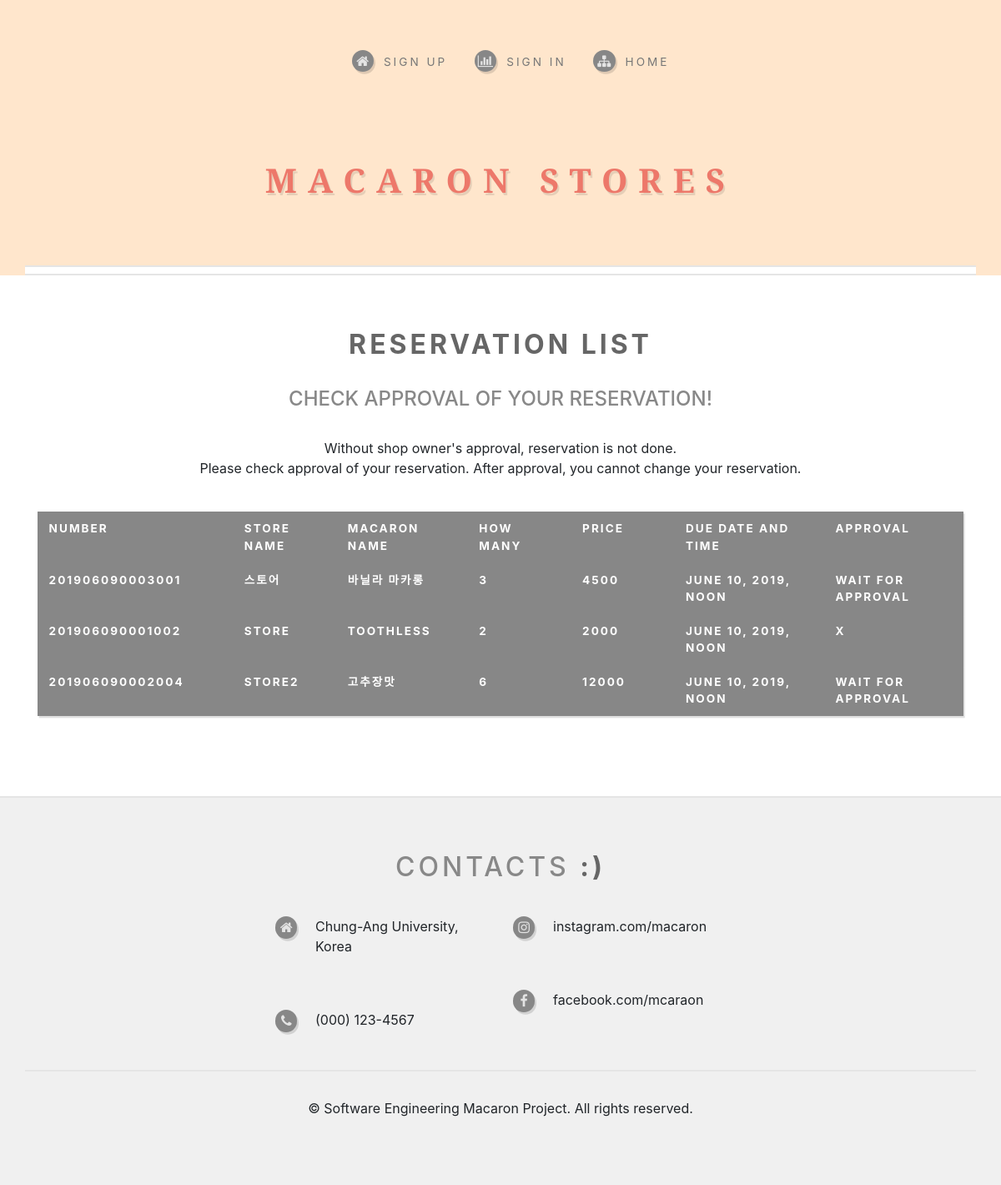
The app's page /reservation/Reser_custom/2 with its own data.
### reservation/models.py (models this page shows)
class Reservation(models.Model):
    reser_num = models.BigIntegerField(primary_key=True, default=0)
    customer = models.ForeignKey(User, on_delete=models.CASCADE)
    shop_name = models.ForeignKey(Store, on_delete=models.CASCADE, default=0 )
    choice_macaron = models.CharField(max_length=10, default='')
    quantity = models.IntegerField(default = 0)
    amount = models.PositiveIntegerField(default = 0) #결제금액
    reser_request_time = models.DateTimeField(auto_now_add = True) #예약 요청 한 시각
    reser_time = models.DateTimeField() #예약 날짜//픽업날짜
    approve = models.IntegerField(default = 0)

### store/models.py (models this page shows, shortened)
class Store(models.Model):
    objects=models.Manager()
    name=models.CharField(max_length=20)
    num=models.CharField(max_length=20)
    content = models.TextField()
    store_pic = models.ImageField(blank=False, upload_to="images/%Y/%m/%d")
    owner=models.ForeignKey(User,editable=False,on_delete=models.CASCADE,default='1')
    def __str__(self):
        return self.name

### reservation/views.py (the view)
# urls.py: path('Reser_custom/<int:pk>', reservation.views.Reser_custom, name ='Reser_custom'),
def Reser_custom(request,pk):
    customer = get_object_or_404(User, pk=pk)
    reservation_list = customer.reservation_set.all()
    return render(request, 'cart.html', {'reservation_list': reservation_list, 'customer': customer})

### reservation/templates/cart.html (shortened to what this page needs)
{% extends 'base.html' %}
{% load staticfiles %}
    {% block content %}
    <section id="features">
        <div class="container">
            <header>
                <h2><strong>Reservation list</strong></h2>
            </header>
            <br>
            <div class="row aln-center">
                    <div class="col-12">
            <header>
                <h4>check approval of your reservation!</h4>
            </header>
            <br>
                <p>Without shop owner's approval, reservation is not done.
                        <br>Please check approval of your reservation. After approval, you cannot change your reservation.</p>
                        <br>
        <table border="1" summary="">
            <colgroup>
                <col style="width:100px;">
                <col style="width:100px;">
                <col style="width:100px;">
                <col style="width:100px;">
                <col style="width:100px;">
                <col style="width:145px;">
                <col style="width:135px;">
            </colgroup>
            {% if reservation_list %}
            <thead><tr>
            <th scope="col">number</th>
            <th scope="col">store name</th>
            <th scope="col">macaron name</th>
            <th scope="col">how many</th>
            <th scope="col">price</th>
            <th scope="col">due date and time</th>
            <th scope="col">approval</th>
            </tr></thead>
            <tbody class="center ">
            {% for reservation in reservation_list%}
                <thead><tr>
                <th scope="col">{{reservation.reser_num}}</th>
                <th scope="col">{{reservation.shop_name}}</th>
                <th scope="col">{{reservation.choice_macaron}}</th>
                <th scope="col">{{reservation.quantity}}</th>
                <th scope="col">{{reservation.amount}}</th>
                <th scope="col">{{reservation.reser_time}}</th>
                <th scope="col">
                        {% if reservation.approve == 0 %}
                        wait for approval
                        {% else %}
                            {% if reservation.approve == 1 %}
                            O
                            {% else %}
                            X
                            {%endif%}
                        {%endif%}</th>
                </tr></thead>
            {%endfor%}
            {% else %}
            <p class="message displaynone">There is no reservation.</p>
            {% endif %}
            </tbody>
        </table>
        </div>
        </div>
</div>
</div>
{% endblock %}

### store/static/assets/css/main.css (style rules this page uses)
html, body, div, span, applet, object, iframe, h1, h2, h3, h4, h5, h6, p, blockquote, pre, a, abbr, acronym, address, big, cite, code, del, dfn, em, img, ins, kbd, q, s, samp, small, strike, strong, sub, sup, tt, var, b, u, i, center, dl, dt, dd, ol, ul, li, fieldset, form, label, legend, table, caption, tbody, tfoot, thead, tr, th, td, article, aside, canvas, details, embed, figure, figcaption, footer, header, hgroup, menu, nav, output, ruby, section, summary, time, mark, audio, video { margin: 0; padding: 0; border: 0; font-size: 100%; font: inherit; vertical-align: baseline; }
article, aside, details, figcaption, figure, footer, header, hgroup, menu, nav, section { display: block; }
body { line-height: 1; }
table { border-collapse: collapse; border-spacing: 0; }
body { -webkit-text-size-adjust: none; }
*, *:before, *:after { box-sizing: inherit; }
body { background: #f0f0f0; }
body.is-preload *, body.is-preload *:before, body.is-preload *:after { -moz-animation: none !important; -webkit-animation: none !important; -ms-animation: none !important; animation: none !important; -moz-transition: none !important; -webkit-transition: none !important; -ms-transition: none !important; transition: none !important; }
body, input, textarea, select { font-family: 'Source Sans Pro'; font-weight: 300; color: #777; line-height: 1.65em; font-size: 15pt; }
h1, h2, h3, h4, h5, h6 { font-weight: 600; text-transform: uppercase; color: #888; }
h2 { font-size: 1.65em; font-weight: 400; letter-spacing: 4px; margin: 0 0 1.5em 0; line-height: 1.75em; }
strong, b { font-weight: 600; color: #666; }
p { text-align: justify; margin-bottom: 2em; }
ul, ol, dl, table, blockquote { margin-bottom: 2em; }
.container { margin: 0 auto; max-width: 100%; width: 70em; }
@media screen and (max-width: 1680px) { .container { width: 68em; } }
@media screen and (max-width: 1280px) { .container { width: calc(100% - 80px); } }
.row { display: flex; flex-wrap: wrap; box-sizing: border-box; align-items: stretch; }
.row > * { box-sizing: border-box; }
.row.aln-center { justify-content: center; }
.row > .col-12 { width: 100%; }
.row { margin-top: -50px; margin-left: -50px; }
.row > * { padding: 50px 0 0 50px; }
@media screen and (max-width: 1680px) { .row { display: flex; flex-wrap: wrap; box-sizing: border-box; align-items: stretch; } }
@media screen and (max-width: 1680px) { .row > * { box-sizing: border-box; } }
@media screen and (max-width: 1680px) { .row.aln-center { justify-content: center; } }
@media screen and (max-width: 1680px) { .row { margin-top: -50px; margin-left: -50px; } }
@media screen and (max-width: 1680px) { .row > * { padding: 50px 0 0 50px; } }
@media screen and (max-width: 1280px) { .row { display: flex; flex-wrap: wrap; box-sizing: border-box; align-items: stretch; } }
@media screen and (max-width: 1280px) { .row > * { box-sizing: border-box; } }
@media screen and (max-width: 1280px) { .row.aln-center { justify-content: center; } }
@media screen and (max-width: 1280px) { .row { margin-top: -40px; margin-left: -40px; } }
@media screen and (max-width: 1280px) { .row > * { padding: 40px 0 0 40px; } }
section, article { margin-bottom: 3em; }
section > :last-child, article > :last-child, section:last-child, article:last-child { margin-bottom: 0; }
table { width: 100%; }
table th { text-align: left; font-weight: bold; padding: 0.75em 1em 0.75em 1em; }
table thead { background: #878787; color: #fff; font-weight: 400; text-transform: uppercase; border: 0; box-shadow: 0.125em 0.175em 0 0 rgba(0, 0, 0, 0.125); font-size: 0.85em; letter-spacing: 2px; }
#page-wrapper > section { margin-bottom: 0; }
#features { position: relative; overflow: hidden; background: #fff; text-align: center; padding: 6em 0; }
#features p { text-align: center; }
@media screen and (max-width: 1680px) { body, input, textarea, select { font-size: 13pt; } }
@media screen and (max-width: 1280px) { body, input, textarea, select { font-size: 12pt; } }
@media screen and (max-width: 1280px) { #features { padding: 4em 0; } }

### records on screen
Reservation: reser_num "201906090003001", shop_name "스토어", choice_macaron "바닐라 마카롱", quantity "3", amount "4500", reser_time "JUNE 10, 2019, NOON", approve "WAIT FOR APPROVAL"
Reservation: reser_num "201906090001002", shop_name "STORE", choice_macaron "TOOTHLESS", quantity "2", amount "2000", reser_time "JUNE 10, 2019, NOON", approve "X"
Reservation: reser_num "201906090002004", shop_name "STORE2", choice_macaron "고추장맛", quantity "6", amount "12000", reser_time "JUNE 10, 2019, NOON", approve "WAIT FOR APPROVAL"
